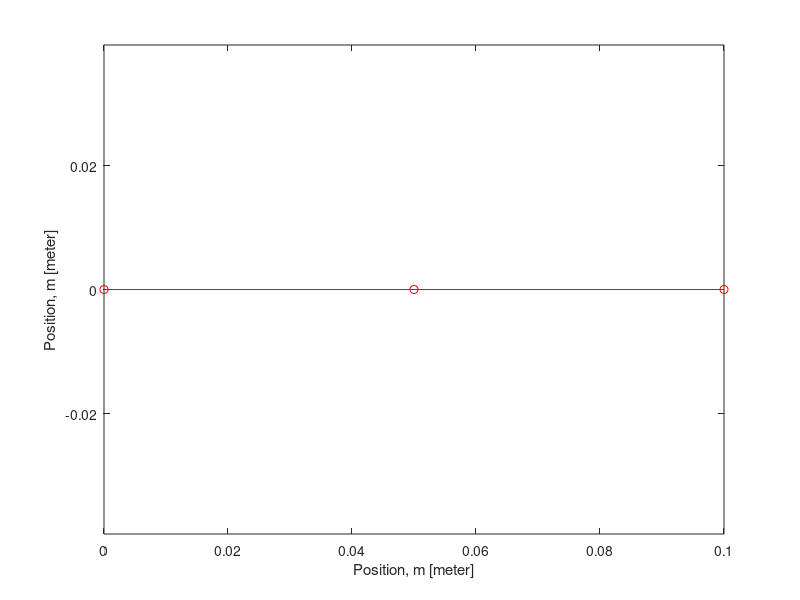

This figure's MATLAB source: (Note: this script raises an error after producing the figure.)
clear all;
clc;
close all;



%% Known variables of the problem 


% Number of vertices
N = 3;
% Time step size
dt = 0.01; % second
% Rod length
RodLength = 0.1; % meter
% Discrete length
deltaL = RodLength / (N-1);
% Radius of spheres
R1 = 0.005;R2 = 0.005;R3 = 0.005;%metres 
% Density
rho_metal = 7000;% kg/m^3
rho_f = 1000;% kg/m^3
rho = rho_metal - rho_f;% kg/m^3
% Rod radius
r0 = 0.001;% metre
% Young's modulus
Y = 1e9; % Pascals,Using Y instead of E to avoid ambiguity
% Gravity
g = 9.8; % m/s^2
% Viscosity
visc = 1000; % Pa-s
% Total time
totalTime = 10.00; % seconds
% Utility quantities
ne = N - 1; % Number of edges
EI = Y * pi * r0^4 / 4;% bending stifness
EA = Y * pi * r0^2;% stretching stifness 
node_number=[1 4 9 99 999];
counter=1;
%% Geometry of the object 


nodes = zeros(N, 2);
for c = 1:N
nodes(c,1) = (c-1) * deltaL; % x-co-ordinates change 
nodes(c,2) = 0; % y co-ordinates are always zero 
end



%% Mass matrix
M = zeros(2*N,2*N);
M(1,1) = 4/3*pi*R1^3*rho_metal;% x1
M(2,2) = 4/3*pi*R1^3*rho_metal;% y1
M(3,3) = 4/3*pi*R2^3*rho_metal;% x2 
M(4,4) = 4/3*pi*R2^3*rho_metal;% y2
M(5,5) = 4/3*pi*R3^3*rho_metal;% x3
M(6,6) = 4/3*pi*R3^3*rho_metal;% y3
%% Viscous damping matrix
C = zeros(6,6);
C1 = 6*pi*visc*R1;
C2 = 6*pi*visc*R2;
C3 = 6*pi*visc*R3;
C(1,1) = C1;% x1
C(2,2) = C1;% y1
C(3,3) = C2;% x2
C(4,4) = C2;% y2
C(5,5) = C3;% x3
C(6,6) = C3;% y3

%% Gravity/Weight Vector 
W = zeros(2*N,1);
W(2) = -4/3*pi*R1^3*rho*g;% y1
W(4) = -4/3*pi*R2^3*rho*g;% y2
W(6) = -4/3*pi*R3^3*rho*g;% y3

%% Initial DOF vector
q0 = zeros(2*N,1); % old DOFs 
for c=1:N
q0 ( 2*c - 1 ) = nodes(c,1); % x coordinate
q0 ( 2*c ) = nodes(c,2); % y coordinate
end
% New position and velocity
q = q0; % DOF vector
u = (q - q0) / dt; % Velocity vector 


%% Number of time steps
Nsteps = round( totalTime / dt );
all_mid_y = zeros( Nsteps, 1); % y-position of R2
all_mid_v = zeros( Nsteps, 1); % y-velocity of R2
all_mid_y(1) = q(4);
all_mid_v(1) = u(4);
% Tolerance
tol = EI / RodLength^2 * 1e-3;

for c=1:Nsteps-1
%fprintf('Old Time = %f,New Time = %f\n', (c-1) * dt,c*dt );
q = q0; % Guess of the Position
if c==1
    figure(counter)
xcoords=q(1:2:end) %x1,x2,x3
ycoords=q(2:2:end) %y1,y2,y3
plot( q(1:2:end), q(2:2:end), 'ro-');
axis equal;
xlabel('Position, m [meter]');
ylabel('Position, m [meter]');
end
% Newton Raphson
err = 10 * tol;
while err > tol
% Inertia
f = M / dt * ( (q-q0) / dt - u );
J = M / dt^2;

% Elastic forces

% Linear spring 1 between nodes 1 and 2
xk = q(1);% x1
yk = q(2);% y1
xkp1 = q(3);% x2
ykp1 = q(4);% y2
dF = gradEs(xk, yk, xkp1, ykp1, deltaL, EA);
dJ = hessEs(xk, yk, xkp1, ykp1, deltaL, EA);
f(1:4) = f(1:4) + dF;
J(1:4,1:4) = J(1:4,1:4) + dJ;% Jacobian is not a vector it is a matrix
% Linear spring 2 between nodes 2 and 3
xk = q(3);% x2
yk = q(4);% y2
xkp1 = q(5);% x3
ykp1 = q(6);% y3
dF = gradEs(xk, yk, xkp1, ykp1, deltaL, EA);
dJ = hessEs(xk, yk, xkp1, ykp1, deltaL, EA);
f(3:6) = f(3:6) + dF;
J(3:6,3:6) = J(3:6,3:6) + dJ;
% Bending spring between nodes 1, 2, and 3(located at node 2)
xkm1 = q(1);% x1
ykm1 = q(2);% y1
xk = q(3);% x2
yk = q(4);% y2
xkp1 = q(5);% x3
ykp1 = q(6);% y3
curvature0 = 0;
dF = gradEb(xkm1, ykm1, xk, yk, xkp1, ykp1, ...
curvature0, deltaL, EI);
dJ = hessEb(xkm1, ykm1, xk, yk, xkp1, ykp1, ...
curvature0, deltaL, EI);
f(1:6) = f(1:6) + dF;
J(1:6,1:6) = J(1:6,1:6) + dJ;

% Viscous force
f = f + C * ( q - q0 ) / dt;
J = J + C / dt;

% Weight
f = f - W;% No need to update the Jacobian

% Update
q = q - J \ f;% Main part of Newton's method
err = sum( abs(f) );
end
% Update
u = (q - q0) / dt; % Velocity
q0 = q; % Old position
%figure(1);
figure(counter+1);
if c==node_number(counter)
xcoords=q(1:2:end) %x1,x2,x3
ycoords=q(2:2:end) %y1,y2,y3
plot( q(1:2:end), q(2:2:end), 'ro-');
if(node_number(counter)~=999)
counter=counter+1;
end
axis equal;
xlabel('Position, m [meter]');
ylabel('Position, m [meter]');
end
% Store
all_mid_y(c) = q(4);% appending the position of the middle node as the simulation is running
all_mid_v(c) = u(4);% appending the velocity of the middle node as the simulation is running
end
figure(counter+2);
timeArray = (1:Nsteps) * dt;
plot(timeArray, all_mid_v, 'k-');
xlabel('Time, t [sec]');
ylabel('Velocity of mid-node, v [meter/sec]');
figure(counter+3);
timeArray = (1:Nsteps) * dt;
plot(timeArray, all_mid_y, 'k-');
xlabel('Time, t [sec]');
ylabel('Position of mid-node, v [meter]');